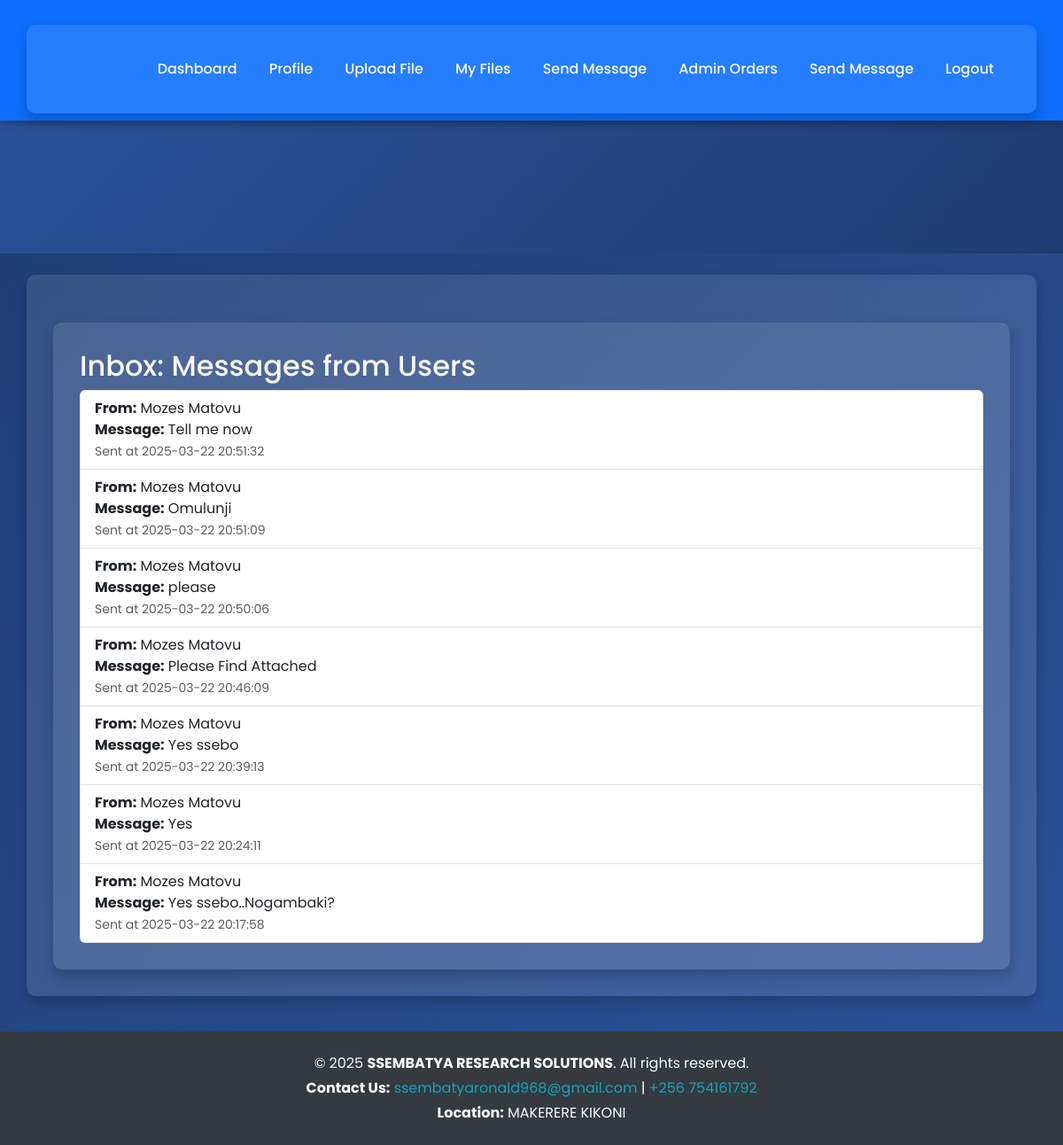
Page /admin/inbox (signed in) on the committed database.
### tables this page shows
CREATE TABLE messages (
    id INTEGER PRIMARY KEY AUTOINCREMENT,
    sender_id INTEGER,
    recipient_id INTEGER,
    subject TEXT,
    message TEXT,
    timestamp TEXT,
    status TEXT DEFAULT 'unread'
);

CREATE TABLE "users" (
 id INTEGER PRIMARY KEY AUTOINCREMENT,
username TEXT UNIQUE,
password TEXT,
email TEXT,
phone_number TEXT,
is_admin INTEGER DEFAULT 0
);

### app.py (the view)
@app.route('/admin/inbox')
@login_required
def admin_inbox():
    if not current_user.is_admin:
        flash("Access denied.", "danger")
        return redirect(url_for('index'))
    conn = sqlite3.connect('database.db')
    cursor = conn.cursor()
    cursor.execute("""
        SELECT messages.id, users.username, messages.message, messages.timestamp
        FROM messages
        JOIN users ON messages.sender_id = users.id
        WHERE messages.recipient_id = ?
        ORDER BY messages.timestamp DESC
    """, (current_user.id,))
    inbox = cursor.fetchall()
    conn.close()
    return render_template('admin_inbox.html', inbox=inbox)

### app.py (called while the page is built, shortened)
@login_manager.user_loader
def load_user(user_id):
    conn = sqlite3.connect('database.db')
    cursor = conn.cursor()
    cursor.execute("SELECT id, username, is_admin FROM users WHERE id = ?", (user_id,))
    user = cursor.fetchone()
    conn.close()
    if user:
        return User(id=user[0], username=user[1], is_admin=user[2])
    return None

@app.context_processor
def inject_unread_message_count():
    return dict(unread_count=0)

### templates/admin_inbox.html (shortened to what this page needs)
{% extends "base.html" %}
{% block content %}
<div class="container mt-4">
    <h2>Inbox: Messages from Users</h2>
    {% if inbox %}
    <ul class="list-group">
        {% for msg in inbox %}
        <li class="list-group-item">
            <strong>From:</strong> {{ msg[1] }}<br>
            <strong>Message:</strong> {{ msg[2] }}<br>
            <small class="text-muted">Sent at {{ msg[3] }}</small>
        </li>
        {% endfor %}
    </ul>
    {% else %}
    <p>No messages received from users yet.</p>
    {% endif %}
</div>
{% endblock %}

### templates/base.html (style rules this page uses)
body { font-family: 'Poppins', sans-serif; margin: 0; padding: 0; background: linear-gradient(135deg, #1e3c72, #2a5298); color: #f8f9fa; }
.container { background: rgba(255, 255, 255, 0.1); color: #f8f9fa; border-radius: 10px; padding: 30px; box-shadow: 0 8px 15px rgba(0, 0, 0, 0.2); margin-top: 20px; }

### rows in the picture
messages: username "Mozes Matovu", message "Tell me now", timestamp "2025-03-22 20:51:32"
messages: username "Mozes Matovu", message "Omulunji", timestamp "2025-03-22 20:51:09"
messages: username "Mozes Matovu", message "please", timestamp "2025-03-22 20:50:06"
messages: username "Mozes Matovu", message "Please Find Attached", timestamp "2025-03-22 20:46:09"
messages: username "Mozes Matovu", message "Yes ssebo", timestamp "2025-03-22 20:39:13"
messages: username "Mozes Matovu", message "Yes", timestamp "2025-03-22 20:24:11"
messages: username "Mozes Matovu", message "Yes ssebo..Nogambaki?", timestamp "2025-03-22 20:17:58"
